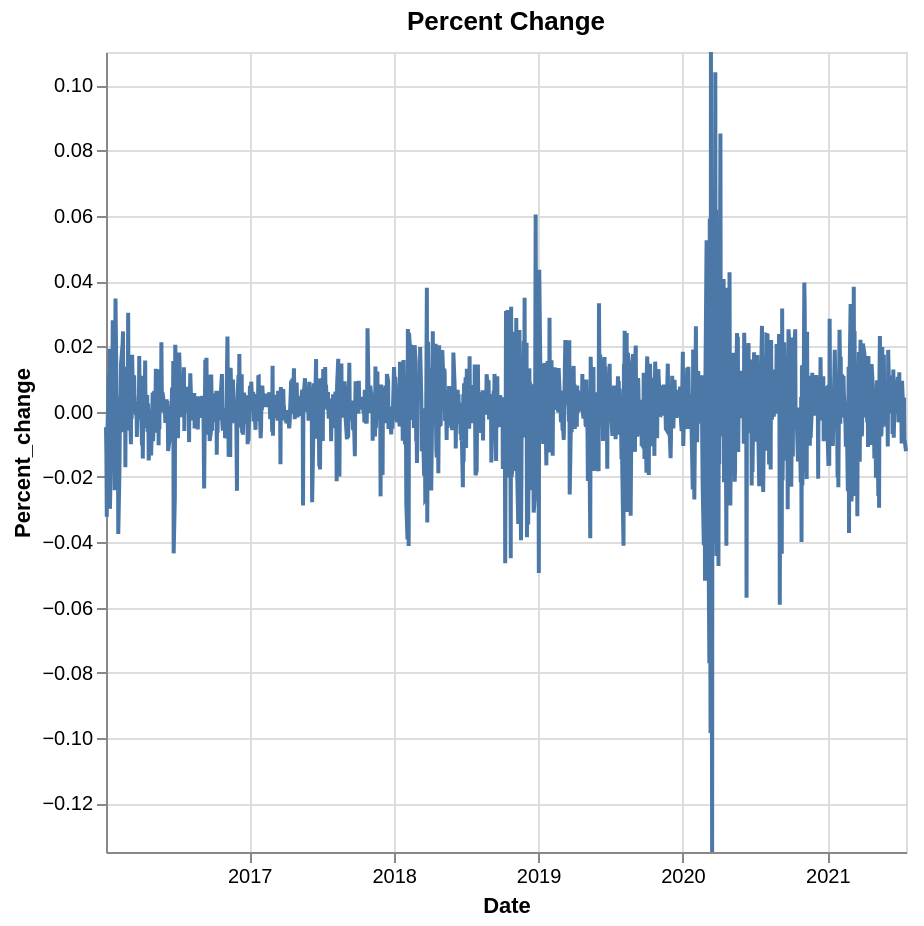

Write notebook code for a chart like this one.
### Code cell
# Plotting differenced values
alt.Chart(train_prices, title='Percent Change').mark_line().encode(
    x = alt.X('Date:T'),
    y = alt.Y('Percent_change:Q', scale=alt.Scale(domain=[train_prices['Percent_change'].min(), train_prices['Percent_change'].max()]))
).properties(width=400, height=400)

### Figure 1 — Vega-Lite specification as saved in the notebook (floating-point values rounded to 4 significant figures; data arrays with more than 128 entries replaced by an {"elided": "..."} marker saying what was removed)
{"config": {"view": {"continuousWidth": 300, "continuousHeight": 300}}, "data": {"name": "data-68c1dd50d50423c2ba91a00729612a2b"}, "mark": {"type": "line"}, "encoding": {"x": {"field": "Date", "type": "temporal"}, "y": {"field": "Percent_change", "scale": {"domain": [-0.1349, 0.1101]}, "type": "quantitative"}}, "height": 400, "title": "Percent Change", "width": 400, "$schema": "https://vega.github.io/schema/vega-lite/v5.20.1.json", "datasets": {"data-68c1dd50d50423c2ba91a00729612a2b": {"elided": "1397 records"}}}
